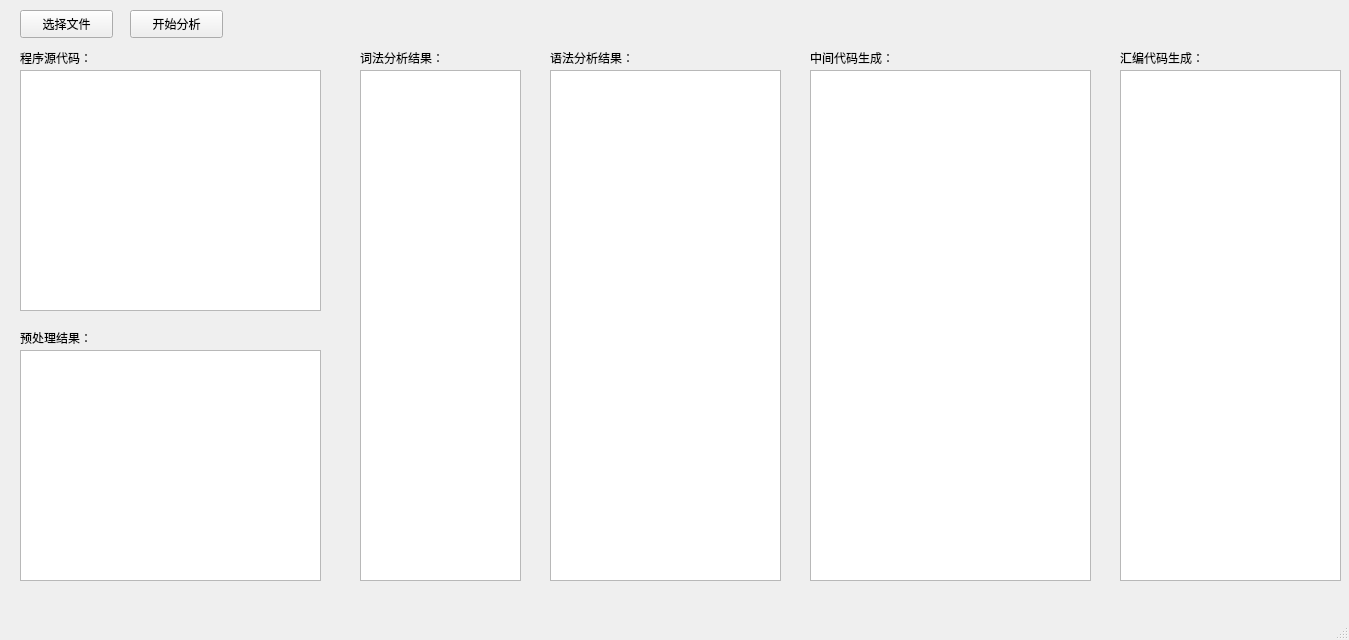
<?xml version="1.0" encoding="UTF-8"?>
<ui version="4.0">
 <class>MainWindow</class>
 <widget class="QMainWindow" name="MainWindow">
  <property name="geometry">
   <rect>
    <x>0</x>
    <y>0</y>
    <width>1349</width>
    <height>640</height>
   </rect>
  </property>
  <property name="windowTitle">
   <string>MainWindow</string>
  </property>
  <widget class="QWidget" name="centralwidget">
   <widget class="QLabel" name="label_3">
    <property name="geometry">
     <rect>
      <x>550</x>
      <y>50</y>
      <width>111</width>
      <height>16</height>
     </rect>
    </property>
    <property name="text">
     <string>语法分析结果：</string>
    </property>
   </widget>
   <widget class="QLabel" name="label_2">
    <property name="geometry">
     <rect>
      <x>360</x>
      <y>50</y>
      <width>111</width>
      <height>16</height>
     </rect>
    </property>
    <property name="text">
     <string>词法分析结果：</string>
    </property>
   </widget>
   <widget class="QPushButton" name="pushButton">
    <property name="geometry">
     <rect>
      <x>20</x>
      <y>10</y>
      <width>93</width>
      <height>28</height>
     </rect>
    </property>
    <property name="text">
     <string>选择文件</string>
    </property>
   </widget>
   <widget class="QPushButton" name="pushButton_2">
    <property name="geometry">
     <rect>
      <x>130</x>
      <y>10</y>
      <width>93</width>
      <height>28</height>
     </rect>
    </property>
    <property name="text">
     <string>开始分析</string>
    </property>
   </widget>
   <widget class="QTextBrowser" name="textBrowser_2">
    <property name="geometry">
     <rect>
      <x>360</x>
      <y>70</y>
      <width>161</width>
      <height>511</height>
     </rect>
    </property>
   </widget>
   <widget class="QLabel" name="label_4">
    <property name="geometry">
     <rect>
      <x>20</x>
      <y>50</y>
      <width>91</width>
      <height>16</height>
     </rect>
    </property>
    <property name="text">
     <string>程序源代码：</string>
    </property>
   </widget>
   <widget class="QTextBrowser" name="textBrowser_3">
    <property name="geometry">
     <rect>
      <x>550</x>
      <y>70</y>
      <width>231</width>
      <height>511</height>
     </rect>
    </property>
   </widget>
   <widget class="QPlainTextEdit" name="plainTextEdit">
    <property name="geometry">
     <rect>
      <x>20</x>
      <y>70</y>
      <width>301</width>
      <height>241</height>
     </rect>
    </property>
   </widget>
   <widget class="QTextBrowser" name="textBrowser">
    <property name="geometry">
     <rect>
      <x>20</x>
      <y>350</y>
      <width>301</width>
      <height>231</height>
     </rect>
    </property>
   </widget>
   <widget class="QLabel" name="label">
    <property name="geometry">
     <rect>
      <x>20</x>
      <y>330</y>
      <width>81</width>
      <height>16</height>
     </rect>
    </property>
    <property name="text">
     <string>预处理结果：</string>
    </property>
   </widget>
   <widget class="QTextBrowser" name="textBrowser_4">
    <property name="geometry">
     <rect>
      <x>810</x>
      <y>70</y>
      <width>281</width>
      <height>511</height>
     </rect>
    </property>
   </widget>
   <widget class="QLabel" name="label_5">
    <property name="geometry">
     <rect>
      <x>810</x>
      <y>50</y>
      <width>111</width>
      <height>16</height>
     </rect>
    </property>
    <property name="text">
     <string>中间代码生成：</string>
    </property>
   </widget>
   <widget class="QTextBrowser" name="textBrowser_5">
    <property name="geometry">
     <rect>
      <x>1120</x>
      <y>70</y>
      <width>221</width>
      <height>511</height>
     </rect>
    </property>
   </widget>
   <widget class="QLabel" name="label_6">
    <property name="geometry">
     <rect>
      <x>1120</x>
      <y>50</y>
      <width>121</width>
      <height>16</height>
     </rect>
    </property>
    <property name="text">
     <string>汇编代码生成：</string>
    </property>
   </widget>
  </widget>
  <widget class="QMenuBar" name="menubar">
   <property name="geometry">
    <rect>
     <x>0</x>
     <y>0</y>
     <width>1349</width>
     <height>26</height>
    </rect>
   </property>
  </widget>
  <widget class="QStatusBar" name="statusbar"/>
 </widget>
 <resources/>
 <connections/>
</ui>
